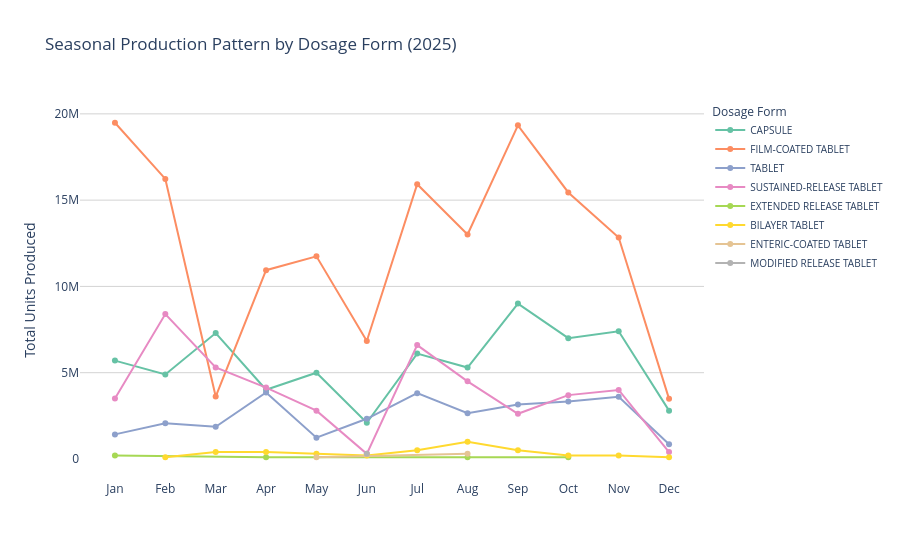

Here is the notebook cell this chart was saved with:
### Code cell
# Order months correctly
month_order = ['Jan', 'Feb', 'Mar', 'Apr', 'May', 'Jun',
               'Jul', 'Aug', 'Sep', 'Oct', 'Nov', 'Dec']

df_seasonal_dosage['month_short'] = pd.Categorical(
    df_seasonal_dosage['month_short'],
    categories=month_order,
    ordered=True
)
df_seasonal_dosage = df_seasonal_dosage.sort_values('month_short')

fig = px.line(
    df_seasonal_dosage,
    x='month_short',
    y='total_units',
    color='dosage_form',
    title='Seasonal Production Pattern by Dosage Form (2025)',
    labels={
        'total_units': 'Total Units Produced',
        'month_short': '',
        'dosage_form': 'Dosage Form'
    },
    markers=True,
    color_discrete_sequence=px.colors.qualitative.Set2
)

fig.update_traces(marker=dict(size=6))
fig.update_layout(
    plot_bgcolor='white',
    xaxis=dict(showgrid=False),
    yaxis=dict(
        showgrid=True,
        gridcolor='lightgrey',
        title='Total Units Produced'
    ),
    legend=dict(
        orientation='v',
        yanchor='top',
        y=1,
        xanchor='left',
        x=1.01,
        font=dict(size=10)
    )
)
fig.show()

### Figure 1 — Plotly figure (JSON) as saved in the notebook; plotly's stock layout.template omitted (floating-point values rounded to 4 significant figures)
{"data": [{"hovertemplate": "Dosage Form=CAPSULE<br>=%{x}<br>Total Units Produced=%{y}<extra></extra>", "legendgroup": "CAPSULE", "line": {"color": "rgb(102,194,165)", "dash": "solid"}, "marker": {"size": 6, "symbol": "circle"}, "mode": "lines+markers", "name": "CAPSULE", "orientation": "v", "showlegend": true, "type": "scatter", "x": ["Jan", "Feb", "Mar", "Apr", "May", "Jun", "Jul", "Aug", "Sep", "Oct", "Nov", "Dec"], "xaxis": "x", "y": [5700000.0, 4900000.0, 7300000.0, 4010000.0, 5000000.0, 2100000.0, 6106000.0, 5300000.0, 9005000.0, 7000000.0, 7400000.0, 2800000.0], "yaxis": "y"}, {"hovertemplate": "Dosage Form=FILM-COATED TABLET<br>=%{x}<br>Total Units Produced=%{y}<extra></extra>", "legendgroup": "FILM-COATED TABLET", "line": {"color": "rgb(252,141,98)", "dash": "solid"}, "marker": {"size": 6, "symbol": "circle"}, "mode": "lines+markers", "name": "FILM-COATED TABLET", "orientation": "v", "showlegend": true, "type": "scatter", "x": ["Jan", "Feb", "Mar", "Apr", "May", "Jun", "Jul", "Aug", "Sep", "Oct", "Nov", "Dec"], "xaxis": "x", "y": [19480000.0, 16230000.0, 3615000.0, 10940000.0, 11740000.0, 6835000.0, 15920000.0, 13010000.0, 19340000.0, 15440000.0, 12840000.0, 3485000.0], "yaxis": "y"}, {"hovertemplate": "Dosage Form=TABLET<br>=%{x}<br>Total Units Produced=%{y}<extra></extra>", "legendgroup": "TABLET", "line": {"color": "rgb(141,160,203)", "dash": "solid"}, "marker": {"size": 6, "symbol": "circle"}, "mode": "lines+markers", "name": "TABLET", "orientation": "v", "showlegend": true, "type": "scatter", "x": ["Jan", "Feb", "Mar", "Apr", "May", "Jun", "Jul", "Aug", "Sep", "Oct", "Nov", "Dec"], "xaxis": "x", "y": [1425000.0, 2065000.0, 1865000.0, 3850000.0, 1235000.0, 2330000.0, 3815000.0, 2650000.0, 3155000.0, 3330000.0, 3610000.0, 852500.0], "yaxis": "y"}, {"hovertemplate": "Dosage Form=SUSTAINED-RELEASE TABLET<br>=%{x}<br>Total Units Produced=%{y}<extra></extra>", "legendgroup": "SUSTAINED-RELEASE TABLET", "line": {"color": "rgb(231,138,195)", "dash": "solid"}, "marker": {"size": 6, "symbol": "circle"}, "mode": "lines+markers", "name": "SUSTAINED-RELEASE TABLET", "orientation": "v", "showlegend": true, "type": "scatter", "x": ["Jan", "Feb", "Mar", "Apr", "May", "Jun", "Jul", "Aug", "Sep", "Oct", "Nov", "Dec"], "xaxis": "x", "y": [3500000.0, 8400000.0, 5300000.0, 4135000.0, 2800000.0, 300000.0, 6600000.0, 4500000.0, 2620000.0, 3700000.0, 4000000.0, 400000.0], "yaxis": "y"}, {"hovertemplate": "Dosage Form=EXTENDED RELEASE TABLET<br>=%{x}<br>Total Units Produced=%{y}<extra></extra>", "legendgroup": "EXTENDED RELEASE TABLET", "line": {"color": "rgb(166,216,84)", "dash": "solid"}, "marker": {"size": 6, "symbol": "circle"}, "mode": "lines+markers", "name": "EXTENDED RELEASE TABLET", "orientation": "v", "showlegend": true, "type": "scatter", "x": ["Jan", "Apr", "Aug", "Oct"], "xaxis": "x", "y": [200000.0, 100000.0, 100000.0, 100000.0], "yaxis": "y"}, {"hovertemplate": "Dosage Form=BILAYER TABLET<br>=%{x}<br>Total Units Produced=%{y}<extra></extra>", "legendgroup": "BILAYER TABLET", "line": {"color": "rgb(255,217,47)", "dash": "solid"}, "marker": {"size": 6, "symbol": "circle"}, "mode": "lines+markers", "name": "BILAYER TABLET", "orientation": "v", "showlegend": true, "type": "scatter", "x": ["Feb", "Mar", "Apr", "May", "Jun", "Jul", "Aug", "Sep", "Oct", "Nov", "Dec"], "xaxis": "x", "y": [100000.0, 400000.0, 400000.0, 300000.0, 200000.0, 500000.0, 1000000.0, 500000.0, 200000.0, 200000.0, 100000.0], "yaxis": "y"}, {"hovertemplate": "Dosage Form=ENTERIC-COATED TABLET<br>=%{x}<br>Total Units Produced=%{y}<extra></extra>", "legendgroup": "ENTERIC-COATED TABLET", "line": {"color": "rgb(229,196,148)", "dash": "solid"}, "marker": {"size": 6, "symbol": "circle"}, "mode": "lines+markers", "name": "ENTERIC-COATED TABLET", "orientation": "v", "showlegend": true, "type": "scatter", "x": ["May", "Aug"], "xaxis": "x", "y": [100000.0, 300000.0], "yaxis": "y"}, {"hovertemplate": "Dosage Form=MODIFIED RELEASE TABLET<br>=%{x}<br>Total Units Produced=%{y}<extra></extra>", "legendgroup": "MODIFIED RELEASE TABLET", "line": {"color": "rgb(179,179,179)", "dash": "solid"}, "marker": {"size": 6, "symbol": "circle"}, "mode": "lines+markers", "name": "MODIFIED RELEASE TABLET", "orientation": "v", "showlegend": true, "type": "scatter", "x": ["Jun"], "xaxis": "x", "y": [305000.0], "yaxis": "y"}], "layout": {"legend": {"font": {"size": 10}, "orientation": "v", "title": {"text": "Dosage Form"}, "tracegroupgap": 0, "x": 1.01, "xanchor": "left", "y": 1, "yanchor": "top"}, "plot_bgcolor": "white", "title": {"text": "Seasonal Production Pattern by Dosage Form (2025)"}, "xaxis": {"anchor": "y", "domain": [0, 1], "showgrid": false, "title": {"text": ""}}, "yaxis": {"anchor": "x", "domain": [0, 1], "gridcolor": "lightgrey", "showgrid": true, "title": {"text": "Total Units Produced"}}}}
